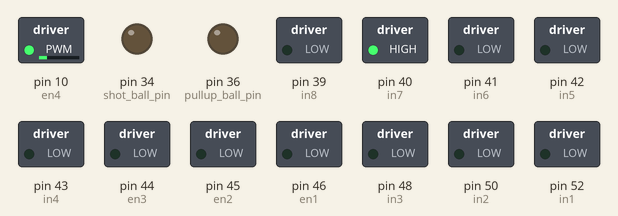
Recording of a sketch running on a simulated Arduino Mega 2560, built with avr-gcc and run on an emulated ATmega2560. Parts: switched loads named in the sketch (green lamp = pin HIGH), output pins drawn as LEDs (lit = HIGH).

Above: at 0.1 s.
Timing chart, 0 to 1.6 s (numbered marks = the images above):
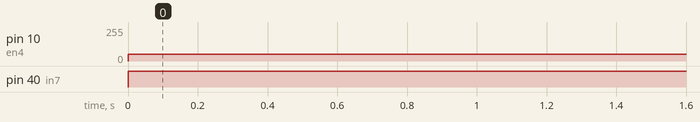

The sketch:

motor_driver.ino
```cpp
/**
 * @file motor_driver.ino
 * @brief Basic motor driver test sketch.
 *
 * This sketch initializes the motor driver pins and tests individual motors.
 * It contains helper functions to drive each of the 4 motors forward/backward.
 * IR code is commented out but structure remains for remote control integration.
 */

//#include <IRremote.h>

int RECV_PIN = 12; // 使用數位腳位2接收紅外線訊號
//IRrecv irrecv(RECV_PIN); // 初始化紅外線訊號輸入
//decode_results results; // 儲存訊號的結構

const int in1 = 52;
const int in2 = 50;
const int in3 = 48;
const int in4 = 43;
const int in5 = 42;
const int in6 = 41;
const int in7 = 40;
const int in8 = 39;

const int en1 = 46;
const int en2 = 45;
const int en3 = 44;
const int en4 = 10;

const int collect_ball_pin = 35;
const int pullup_ball_pin = 36;
const int shot_ball_pin = 34;

/**
 * @brief Setup function.
 *
 * Initializes output pins for motors and ball mechanism control.
 * Starts Serial communication.
 */
void setup() {
  pinMode(collect_ball_pin, OUTPUT);
  pinMode(pullup_ball_pin, OUTPUT);
  pinMode(shot_ball_pin, OUTPUT);

  pinMode(in1, OUTPUT);
  pinMode(in2, OUTPUT);
  pinMode(in3, OUTPUT);
  pinMode(in4, OUTPUT);
  pinMode(in5, OUTPUT);
  pinMode(in6, OUTPUT);
  pinMode(in7, OUTPUT);
  pinMode(in8, OUTPUT);

  pinMode(en1, OUTPUT);
  pinMode(en2, OUTPUT);
  pinMode(en3, OUTPUT);
  pinMode(en4, OUTPUT);

  Serial.begin(115200);
  //  irrecv.blink13(true); // 設為true的話，當收到訊號時，腳位13的LED便會閃爍
  //  irrecv.enableIRIn(); // 啟動接收


}

/**
 * @brief Main loop.
 *
 * Tests specific motors by calling their forward functions.
 * Currently configured to run Motor 4 forward at low speed.
 */
void loop() {

//  Motor_init();
  Motor4_Forward(50);
//  delay(2000);
//  Motor_init();
//  Motor2_Forward(50);
//  delay(2000);
//  Motor_init();
//  Motor3_Forward(50);
//  delay(2000);
//  Motor_init();
//  Motor4_Forward(50);
//  delay(2000);

  //  if (irrecv.decode(&results)) { // 接收紅外線訊號並解碼
  //    Serial.print("results value is "); // 輸出解碼後的資料//0:16738455/1:16724175/2:16718055/3:16743045/4:16716015/5:16726215/6:16734885/7:16728765/8:16730805/9:16732845
  //    Serial.println(results.value);//0:FF6897/1:FF6897/2:FF18E7/3:FF7A85/4:FF10EF/5:FF38C7/6:FF5AA5/7:FF42BD/8:FF4AB5/9:FF52AD
  //
  //    switch (results.value)
  //    {
  //      case 16738455://0
  //        Motor_init();
  //        Serial.println("000");
  //        break;
  //      case 16724175://1
  //
  //        Serial.println("111");
  //        Serial.println(millis());
  //        Motor1_Forward(220);
  //        delay(5000);
  //        Motor_init();
  //        Serial.println(millis());
  //        break;
  //      case 16718055://2
  //        Motor2_Forward(220);
  //        delay(5000);
  //        Motor_init();
  //        break;
  //      case 16743045://3
  //        Motor3_Forward(220);
  //        delay(5000);
  //        Motor_init();
  //        break;
  //      case 16716015://4
  //        Motor4_Forward(220);
  //        delay(5000);
  //        Motor_init();
  //        break;
  //      case 16726215://5
  //        Motor1_Forward(200);
  //        delay(2000);
  //        Motor_init();
  //        break;
  //      case 16734885://6
  //        Motor1_Forward(200);
  //        delay(2000);
  //        Motor_init();
  //        break;
  //      case 16728765://7
  //        Motor1_Forward(200);
  //        delay(2000);
  //        Motor_init();
  //        break;
  //      case 16730805://8
  //        Motor1_Forward(200);
  //        delay(2000);
  //        Motor_init();
  //        break;
  //      case 16732845://9
  //        Motor1_Forward(200);
  //        delay(2000);
  //        Motor_init();
  //        break;
  //      default:
  //        Motor_init();
  //        break;
  //    }
  //    irrecv.resume(); // 準備接收下一個訊號
//}


}

/**
 * @brief Stops all motors.
 */
void Motor_init()
{
  digitalWrite(in1, LOW);
  digitalWrite(in2, LOW);
  digitalWrite(in3, LOW);
  digitalWrite(in4, LOW);
  digitalWrite(in5, LOW);
  digitalWrite(in6, LOW);
  digitalWrite(in7, LOW);
  digitalWrite(in8, LOW);
}

/**
 * @brief Drives Motor 1 forward.
 *
 * @param Speed PWM speed (0-255).
 */
void Motor1_Forward(int Speed)
{
  digitalWrite(in1, HIGH);
  digitalWrite(in2, LOW);
  analogWrite(en1, Speed);
}

/**
 * @brief Drives Motor 1 backward.
 *
 * @param Speed PWM speed (0-255).
 */
void Motor1_Backward(int Speed)
{
  digitalWrite(in1, LOW);
  digitalWrite(in2, HIGH);
  analogWrite(en1, Speed);
}

/**
 * @brief Stops Motor 1.
 */
void Motor1_Brake()
{
  digitalWrite(in1, LOW);
  digitalWrite(in2, LOW);
}

/**
 * @brief Drives Motor 2 forward.
 *
 * @param Speed PWM speed (0-255).
 */
void Motor2_Forward(int Speed)
{
  digitalWrite(in3, HIGH);
  digitalWrite(in4, LOW);
  analogWrite(en2, Speed);
}

/**
 * @brief Drives Motor 2 backward.
 *
 * @param Speed PWM speed (0-255).
 */
void Motor2_Backward(int Speed)
{
  digitalWrite(in3, LOW);
  digitalWrite(in4, HIGH);
  analogWrite(en2, Speed);
}

/**
 * @brief Stops Motor 2.
 */
void Motor2_Brake()
{
  digitalWrite(in3, LOW);
  digitalWrite(in4, LOW);
}

/**
 * @brief Drives Motor 3 forward.
 *
 * @param Speed PWM speed (0-255).
 */
void Motor3_Forward(int Speed)
{
  digitalWrite(in5, HIGH);
  digitalWrite(in6, LOW);
  analogWrite(en3, Speed);
}

/**
 * @brief Drives Motor 4 forward.
 *
 * @param Speed PWM speed (0-255).
 */
void Motor4_Forward(int Speed)
{
  digitalWrite(in7, HIGH);
  digitalWrite(in8, LOW);
  analogWrite(en4, Speed);
}
```

Measured:
- by itself, pin 10 (en4): 0/255 → 50/255 at 0.00 s
- by itself, pin 40 (in7): LOW → HIGH at 0.00 s
